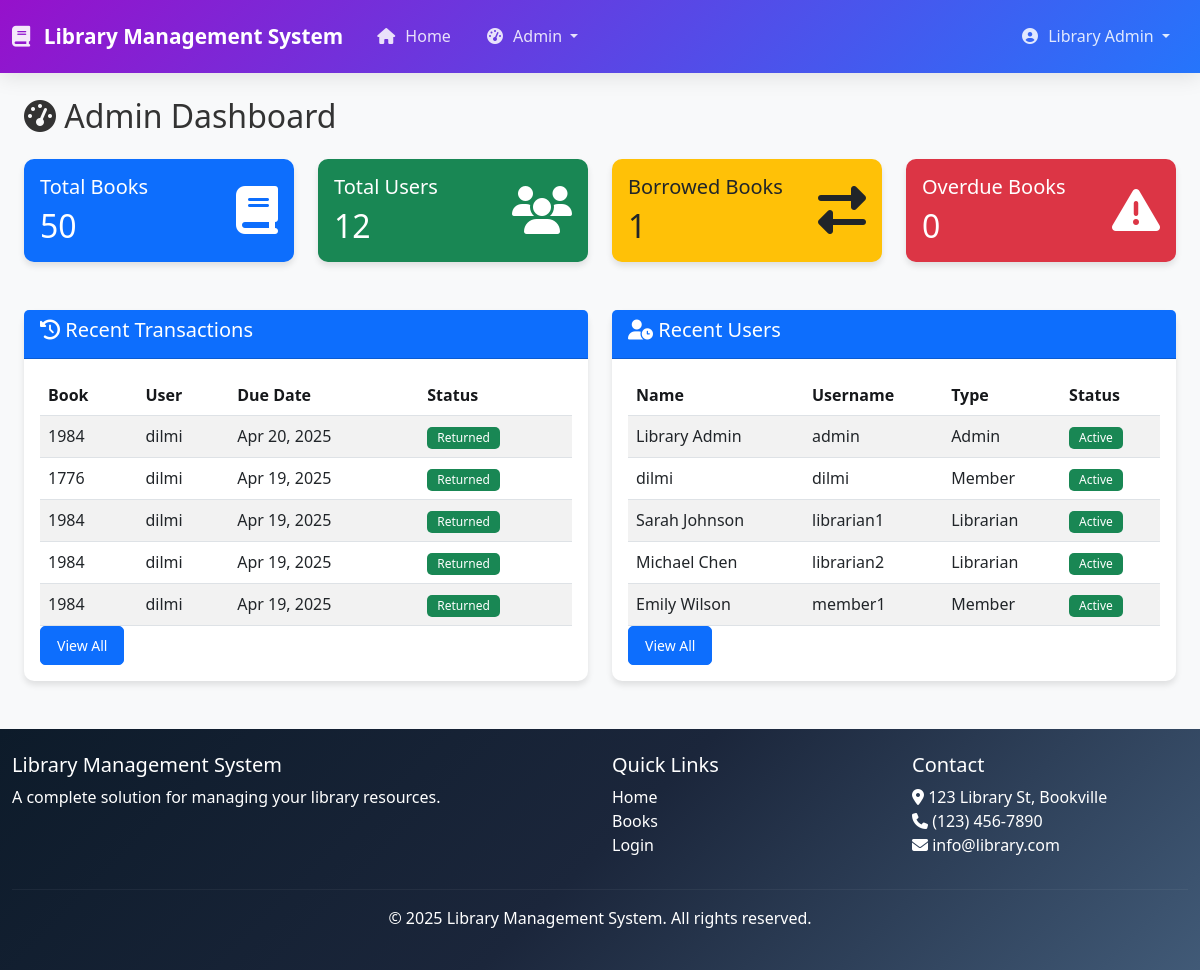
Page /admin/dashboard.php (signed in) on the committed database.
### tables this page shows
CREATE TABLE `transactions` (
  `transaction_id` int(11) NOT NULL,
  `book_id` int(11) NOT NULL,
  `user_id` int(11) NOT NULL,
  `issue_date` date NOT NULL,
  `due_date` date NOT NULL,
  `return_date` date DEFAULT NULL,
  `fine_amount` decimal(10,2) DEFAULT 0.00,
  `status` enum('issued','returned','overdue') NOT NULL DEFAULT 'issued',
  `created_at` timestamp NOT NULL DEFAULT current_timestamp(),
  `updated_at` timestamp NOT NULL DEFAULT current_timestamp() ON UPDATE current_timestamp()
);

CREATE TABLE `books` (
  `book_id` int(11) NOT NULL,
  `title` varchar(255) NOT NULL,
  `author` varchar(100) NOT NULL,
  `isbn` varchar(20) NOT NULL,
  `publisher` varchar(100) DEFAULT NULL,
  `publication_year` int(11) DEFAULT NULL,
  `category` varchar(50) DEFAULT NULL,
  `description` text DEFAULT NULL,
  `quantity` int(11) NOT NULL DEFAULT 1,
  `available_quantity` int(11) NOT NULL DEFAULT 1,
  `shelf_location` varchar(50) DEFAULT NULL,
  `cover_image` varchar(255) DEFAULT NULL,
  `created_at` timestamp NOT NULL DEFAULT current_timestamp(),
  `updated_at` timestamp NOT NULL DEFAULT current_timestamp() ON UPDATE current_timestamp()
);

CREATE TABLE `users` (
  `user_id` int(11) NOT NULL,
  `username` varchar(50) NOT NULL,
  `password` varchar(255) NOT NULL,
  `email` varchar(100) NOT NULL,
  `full_name` varchar(100) NOT NULL,
  `phone` varchar(20) DEFAULT NULL,
  `address` text DEFAULT NULL,
  `user_type` enum('admin','librarian','member') NOT NULL DEFAULT 'member',
  `status` enum('active','inactive') NOT NULL DEFAULT 'active',
  `created_at` timestamp NOT NULL DEFAULT current_timestamp(),
  `updated_at` timestamp NOT NULL DEFAULT current_timestamp() ON UPDATE current_timestamp()
);

### admin/dashboard.php (the view, shortened to what this page needs)
<?php
require_once '../includes/header.php';
?>
<div class="container mt-4">
    <h2><i class="fas fa-tachometer-alt"></i> Admin Dashboard</h2>
    <div class="row mt-4">
        <div class="col-md-3 mb-4">
            <div class="card bg-primary text-white">
                <div class="card-body">
                    <div class="d-flex justify-content-between align-items-center">
                        <div>
                            <h5 class="card-title">Total Books</h5>
                            <?php
                            $stmt = $pdo->query("SELECT COUNT(*) as total FROM books");
                            $total_books = $stmt->fetch(PDO::FETCH_ASSOC)['total'];
                            ?>
                            <h2 class="mb-0"><?= $total_books ?></h2>
                        </div>
                        <i class="fas fa-book fa-3x"></i>
                    </div>
                </div>
            </div>
        </div>
        <div class="col-md-3 mb-4">
            <div class="card bg-success text-white">
                <div class="card-body">
                    <div class="d-flex justify-content-between align-items-center">
                        <div>
                            <h5 class="card-title">Total Users</h5>
                            <?php
                            $stmt = $pdo->query("SELECT COUNT(*) as total FROM users");
                            $total_users = $stmt->fetch(PDO::FETCH_ASSOC)['total'];
                            ?>
                            <h2 class="mb-0"><?= $total_users ?></h2>
                        </div>
                        <i class="fas fa-users fa-3x"></i>
                    </div>
                </div>
            </div>
        </div>
        <div class="col-md-3 mb-4">
            <div class="card bg-warning text-dark">
                <div class="card-body">
                    <div class="d-flex justify-content-between align-items-center">
                        <div>
                            <h5 class="card-title">Borrowed Books</h5>
                            <?php
                            $stmt = $pdo->query("SELECT COUNT(*) as total FROM transactions WHERE status = 'issued'");
                            $borrowed_books = $stmt->fetch(PDO::FETCH_ASSOC)['total'];
                            ?>
                            <h2 class="mb-0"><?= $borrowed_books ?></h2>
                        </div>
                        <i class="fas fa-exchange-alt fa-3x"></i>
                    </div>
                </div>
            </div>
        </div>
        <div class="col-md-3 mb-4">
            <div class="card bg-danger text-white">
                <div class="card-body">
                    <div class="d-flex justify-content-between align-items-center">
                        <div>
                            <h5 class="card-title">Overdue Books</h5>
                            <?php
                            $stmt = $pdo->query("SELECT COUNT(*) as total FROM transactions WHERE status = 'overdue'");
                            $overdue_books = $stmt->fetch(PDO::FETCH_ASSOC)['total'];
                            ?>
                            <h2 class="mb-0"><?= $overdue_books ?></h2>
                        </div>
                        <i class="fas fa-exclamation-triangle fa-3x"></i>
                    </div>
                </div>
            </div>
        </div>
    </div>
    <div class="row mt-4">
        <div class="col-md-6">
            <div class="card">
                <div class="card-header bg-primary text-white">
                    <h5><i class="fas fa-history"></i> Recent Transactions</h5>
                </div>
                <div class="card-body">
                    <div class="table-responsive">
                        <table class="table table-striped table-hover">
                            <thead>
                                <tr>
                                    <th>Book</th>
                                    <th>User</th>
                                    <th>Due Date</th>
                                    <th>Status</th>
                                </tr>
                            </thead>
                            <tbody>
                                <?php
                                $stmt = $pdo->query("SELECT t.*, b.title, u.full_name
                                                     FROM transactions t
                                                     JOIN books b ON t.book_id = b.book_id
                                                     JOIN users u ON t.user_id = u.user_id
                                                     ORDER BY t.due_date DESC LIMIT 5");
                                while ($transaction = $stmt->fetch(PDO::FETCH_ASSOC)): ?>
                                    <tr>
                                        <td><?= htmlspecialchars($transaction['title']) ?></td>
                                        <td><?= htmlspecialchars($transaction['full_name']) ?></td>
                                        <td><?= date('M d, Y', strtotime($transaction['due_date'])) ?></td>
                                        <td>
                                            <span class="badge <?=
                                                $transaction['status'] == 'issued' ? 'bg-warning' :
                                                ($transaction['status'] == 'overdue' ? 'bg-danger' : 'bg-success')
                                                ?>">
                                                <?= ucfirst($transaction['status']) ?>
                                            </span>
                                        </td>
                                    </tr>
                                <?php endwhile; ?>
                            </tbody>
                        </table>
                    </div>
                    <a href="transactions.php" class="btn btn-primary btn-sm">View All</a>
                </div>
            </div>
        </div>
        <div class="col-md-6">
            <div class="card">
                <div class="card-header bg-primary text-white">
                    <h5><i class="fas fa-user-clock"></i> Recent Users</h5>
                </div>
                <div class="card-body">
                    <div class="table-responsive">
                        <table class="table table-striped table-hover">
                            <thead>
                                <tr>
                                    <th>Name</th>
                                    <th>Username</th>
                                    <th>Type</th>
                                    <th>Status</th>
                                </tr>
                            </thead>
                            <tbody>
                                <?php
                                $stmt = $pdo->query("SELECT * FROM users ORDER BY created_at DESC LIMIT 5");
                                while ($user = $stmt->fetch(PDO::FETCH_ASSOC)): ?>
                                    <tr>
                                        <td><?= htmlspecialchars($user['full_name']) ?></td>
                                        <td><?= htmlspecialchars($user['username']) ?></td>
                                        <td><?= ucfirst($user['user_type']) ?></td>
                                        <td>
                                            <span
                                                class="badge <?= $user['status'] == 'active' ? 'bg-success' : 'bg-secondary' ?>">
                                                <?= ucfirst($user['status']) ?>
                                            </span>
                                        </td>
                                    </tr>
                                <?php endwhile; ?>
                            </tbody>
                        </table>
                    </div>
                    <a href="users.php" class="btn btn-primary btn-sm">View All</a>
                </div>
            </div>
        </div>
    </div>
</div>
<?php require_once '../includes/footer.php'; ?>

### assets/css/style.css (style rules this page uses)
body { font-family: 'Segoe UI', Tahoma, Geneva, Verdana, sans-serif; background-color: #f8f9fa; color: #333; }
.container { max-width: 1200px; }
.card { border: none; border-radius: 10px; box-shadow: 0 4px 6px rgba(0, 0, 0, 0.1); transition: transform 0.3s ease, box-shadow 0.3s ease; }
.btn { border-radius: 5px; padding: 8px 16px; font-weight: 500; }
.btn-primary { background-color: #e10dfd #a50dfd; border-color: #0d6efd; }
.table { margin-bottom: 0; }
.table th { font-weight: 600; color: #16181b; }
.badge { font-weight: 500; padding: 5px 10px; border-radius: 5px; }

### rows in the picture
transactions: book.title "1984", user.full_name "dilmi", due_date "Apr 20, 2025", status "Returned"
transactions: book.title "1776", user.full_name "dilmi", due_date "Apr 19, 2025", status "Returned"
transactions: book.title "1984", user.full_name "dilmi", due_date "Apr 19, 2025", status "Returned"
transactions: book.title "1984", user.full_name "dilmi", due_date "Apr 19, 2025", status "Returned"
transactions: book.title "1984", user.full_name "dilmi", due_date "Apr 19, 2025", status "Returned"
users: full_name "Library Admin", username "admin", user_type "Admin", status "Active"
users: full_name "dilmi", username "dilmi", user_type "Member", status "Active"
users: full_name "Sarah Johnson", username "librarian1", user_type "Librarian", status "Active"
users: full_name "Michael Chen", username "librarian2", user_type "Librarian", status "Active"
users: full_name "Emily Wilson", username "member1", user_type "Member", status "Active"

### other values in the picture
$_SESSION['full_name'] "Library Admin"
$total_books "50"
$total_users "12"
$borrowed_books "1"
$overdue_books "0"
